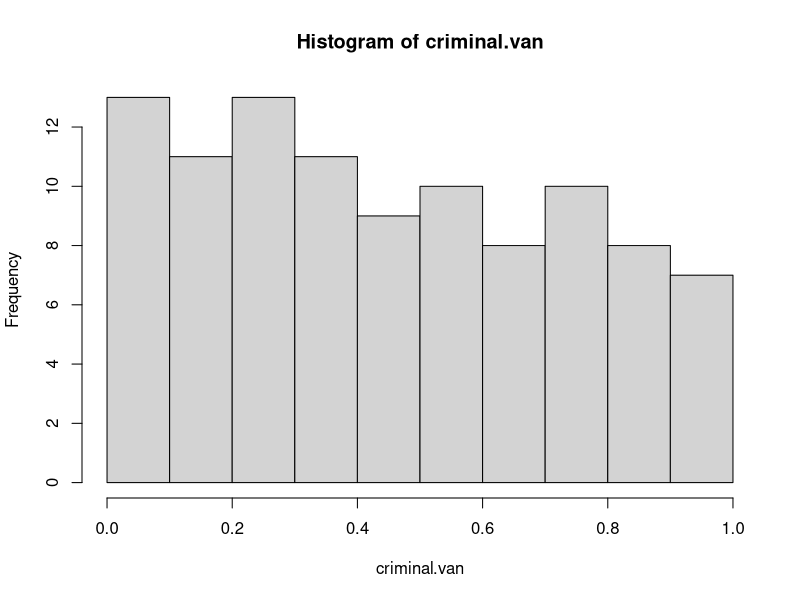
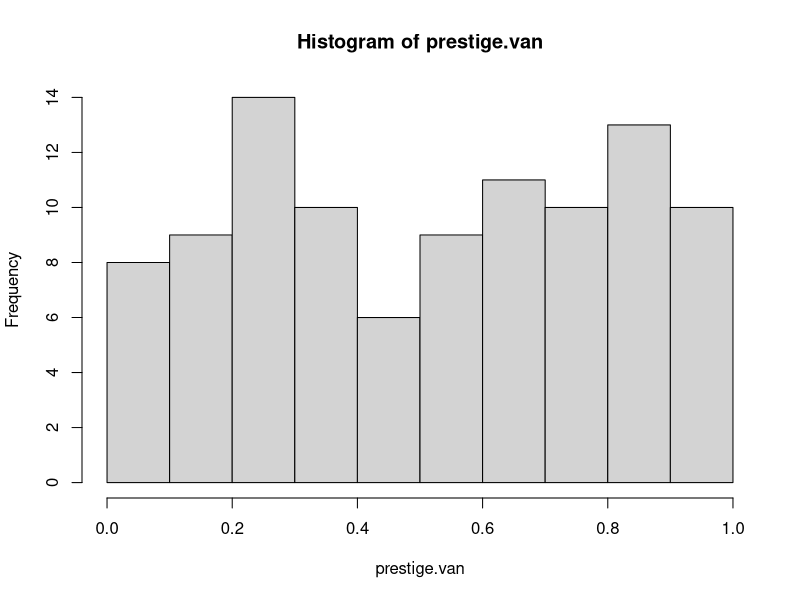

Write the R code that produced these figures, in order. (Note: this script raises an error after producing the figures.)
# Using Neural Networks - Generating Data

# Median housing values for a neighborhood in Van

# AGE
(age.van <- sample(20:80, 100, replace = TRUE))

# CRIMINAL
(criminal.van <- runif(100, min = 0, max = 1))

hist(criminal.van,breaks=10)

# PRESTIGE
(prestige.van <- runif(100, min = 0, max = 1))
hist(prestige.van)
?hist
# TRANSPORT
(transport.van <- runif(100, min = 0, max = 1))


ageValue <- function(age) {
  age.value <- -(0.1 * age - 6)^2 + 40
  return(age.value)
}

calcMedHousingValues <- function(criminal, prestige, transport, age) {
  value <- 20 * -criminal + 100 * prestige + 20 * transport + ageValue(age)
  return(value)
}

(median.housing.values <- calcMedHousingValues(criminal.van, prestige.van, 
                                              transport.van, age.van))

outliers <- housing.data[which(housing.data[,5] < 50),]
nrow(outliers)


(housing.data <- data.frame(
  age = age.van,
  criminal = criminal.van,
  prestige = prestige.van,
  transport = transport.van,
  value = median.housing.values
))

View(housing.data)
# Setting up training and testing datasets
(index <- sample(1:nrow(housing.data),round(0.75*nrow(housing.data))))
train <- housing.data[index,]
test <- housing.data[-index,]
maxs <- apply(housing.data, 2, max) 
mins <- apply(housing.data, 2, min)
scaled <- as.data.frame(scale(housing.data, center = mins, scale = maxs - mins))
train_ <- scaled[index,]
test_ <- scaled[-index,]

View(housing.data)

(n <- names(train_))
f <- as.formula(paste("value ~", paste(n[!n %in% "value"], collapse = " + ")))
nn <- neuralnet(f,data=train_,hidden=c(10,10),linear.output=T)

pr.nn <- compute(nn,test_[,1:4])
pr.nn_ <- pr.nn$net.result*(max(housing.data$value)
                            -min(housing.data))+min(housing.data)
print(pr.nn_)

plot(nn)

